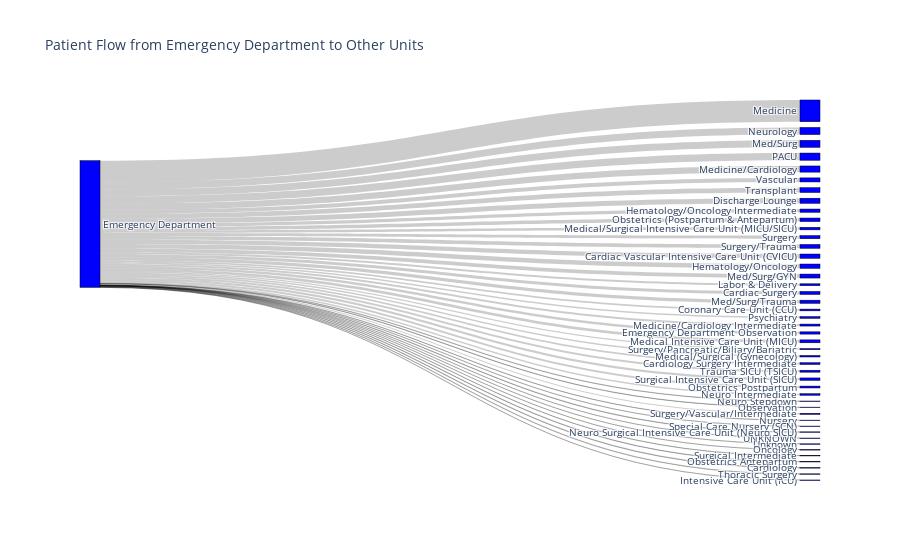

Notebook source saved alongside this figure:
### Code cell
import plotly.graph_objects as go
from collections import defaultdict

def create_sankey_data(df):
    # Filter for transfers from ED to other units
    ed_transfers = df[df['eventtype'] == 'transfer']
    
    links = defaultdict(int)
    for _, row in ed_transfers.iterrows():
        links[('Emergency Department', row['careunit'])] += 1
    
    source, target, value = [], [], []
    units = set(['Emergency Department'])
    for (src, tgt), count in links.items():
        units.add(tgt)
    
    unit_to_index = {unit: i for i, unit in enumerate(units)}
    
    for (src, tgt), count in links.items():
        source.append(unit_to_index[src])
        target.append(unit_to_index[tgt])
        value.append(count)
    
    return list(units), source, target, value

units, source, target, value = create_sankey_data(transfers)

fig = go.Figure(data=[go.Sankey(
    node = dict(
      pad = 15,
      thickness = 20,
      line = dict(color = "black", width = 0.5),
      label = units,
      color = "blue"
    ),
    link = dict(
      source = source,
      target = target,
      value = value
  ))])

fig.update_layout(title_text="Patient Flow from Emergency Department to Other Units", font_size=10)
fig.write_image("../visualizations/patient_flow_sankey_from_ed.png")
fig.show()

### Figure 1 — Plotly figure (JSON) as saved in the notebook; plotly's stock layout.template omitted (floating-point values rounded to 4 significant figures)
{"data": [{"link": {"source": [2, 2, 2, 2, 2, 2, 2, 2, 2, 2, 2, 2, 2, 2, 2, 2, 2, 2, 2, 2, 2, 2, 2, 2, 2, 2, 2, 2, 2, 2, 2, 2, 2, 2, 2, 2, 2, 2, 2, 2, 2, 2, 2, 2, 2], "target": [17, 32, 23, 22, 7, 43, 21, 15, 9, 19, 30, 34, 8, 4, 42, 13, 33, 39, 11, 26, 1, 44, 14, 25, 28, 38, 3, 24, 45, 35, 41, 36, 5, 6, 0, 29, 31, 40, 10, 12, 27, 37, 20, 18, 16], "value": [20192, 29586, 16086, 6349, 26090, 1651, 92013, 14943, 7321, 9686, 21453, 18164, 17204, 30128, 10194, 4976, 16825, 30409, 13228, 7384, 10719, 12424, 8394, 12633, 17992, 7894, 8011, 1832, 6603, 1665, 4792, 8240, 13753, 7440, 1479, 13355, 1111, 1932, 1480, 835, 417, 107, 81, 74, 2]}, "node": {"color": "blue", "label": ["Neuro Stepdown", "Medical/Surgical Intensive Care Unit (MICU/SICU)", "Emergency Department", "Labor & Delivery", "Neurology", "Hematology/Oncology Intermediate", "Coronary Care Unit (CCU)", "Medicine/Cardiology", "Vascular", "Psychiatry", "Observation", "Surgery", "Nursery", "Surgery/Pancreatic/Biliary/Bariatric", "Medicine/Cardiology Intermediate", "Obstetrics (Postpartum & Antepartum)", "Special Care Nursery (SCN)", "Transplant", "UNKNOWN", "Emergency Department Observation", "Unknown", "Medicine", "Medical/Surgical (Gynecology)", "Surgery/Trauma", "Neuro Surgical Intensive Care Unit (Neuro SICU)", "Cardiac Surgery", "Cardiology Surgery Intermediate", "Oncology", "Cardiac Vascular Intensive Care Unit (CVICU)", "Med/Surg/Trauma", "Discharge Lounge", "Surgical Intermediate", "Med/Surg", "Med/Surg/GYN", "Hematology/Oncology", "Obstetrics Antepartum", "Trauma SICU (TSICU)", "Intensive Care Unit (ICU)", "Obstetrics Postpartum", "PACU", "Cardiology", "Surgery/Vascular/Intermediate", "Surgical Intensive Care Unit (SICU)", "Thoracic Surgery", "Medical Intensive Care Unit (MICU)", "Neuro Intermediate"], "line": {"color": "black", "width": 0.5}, "pad": 15, "thickness": 20}, "type": "sankey"}], "layout": {"font": {"size": 10}, "title": {"text": "Patient Flow from Emergency Department to Other Units"}}}
